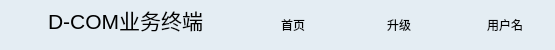
    <widget class="QWidget" name="widget" native="true">
     <property name="sizePolicy">
      <sizepolicy hsizetype="Preferred" vsizetype="Preferred">
       <horstretch>0</horstretch>
       <verstretch>0</verstretch>
      </sizepolicy>
     </property>
     <property name="minimumSize">
      <size>
       <width>0</width>
       <height>50</height>
      </size>
     </property>
     <property name="maximumSize">
      <size>
       <width>16777215</width>
       <height>50</height>
      </size>
     </property>
     <property name="styleSheet">
      <string notr="true">background-color: rgb(228, 237, 243);</string>
     </property>
     <layout class="QHBoxLayout" name="horizontalLayout">
      <property name="leftMargin">
       <number>0</number>
      </property>
      <property name="topMargin">
       <number>0</number>
      </property>
      <property name="rightMargin">
       <number>0</number>
      </property>
      <property name="bottomMargin">
       <number>0</number>
      </property>
      <item>
       <spacer name="horizontalSpacer">
        <property name="orientation">
         <enum>Qt::Horizontal</enum>
        </property>
        <property name="sizeType">
         <enum>QSizePolicy::Fixed</enum>
        </property>
        <property name="sizeHint" stdset="0">
         <size>
          <width>0</width>
          <height>20</height>
         </size>
        </property>
       </spacer>
      </item>
      <item>
       <widget class="QFrame" name="frame_3">
        <property name="minimumSize">
         <size>
          <width>40</width>
          <height>30</height>
         </size>
        </property>
        <property name="maximumSize">
         <size>
          <width>40</width>
          <height>30</height>
         </size>
        </property>
        <property name="styleSheet">
         <string notr="true">border-image: url(:/Image/logo.png);
background-color: transparent;</string>
        </property>
        <property name="frameShape">
         <enum>QFrame::StyledPanel</enum>
        </property>
        <property name="frameShadow">
         <enum>QFrame::Raised</enum>
        </property>
       </widget>
      </item>
      <item>
       <widget class="QLineEdit" name="lineEdit_4">
        <property name="font">
         <font>
          <pointsize>16</pointsize>
         </font>
        </property>
        <property name="styleSheet">
         <string notr="true">background-color: transparent;</string>
        </property>
        <property name="text">
         <string>D-COM业务终端</string>
        </property>
        <property name="frame">
         <bool>false</bool>
        </property>
        <property name="cursorPosition">
         <number>9</number>
        </property>
        <property name="readOnly">
         <bool>true</bool>
        </property>
       </widget>
      </item>
      <item>
       <widget class="QPushButton" name="pushButton_24">
        <property name="styleSheet">
         <string notr="true">border-style: none;
background-color: #e4edf3;
color: black;
width: 100px;
height: 40px;</string>
        </property>
        <property name="text">
         <string>首页</string>
        </property>
        <property name="icon">
         <iconset resource="res.qrc">
          <normaloff>:/Image/homePage.png</normaloff>:/Image/homePage.png</iconset>
        </property>
        <property name="iconSize">
         <size>
          <width>30</width>
          <height>30</height>
         </size>
        </property>
        <property name="autoDefault">
         <bool>false</bool>
        </property>
        <property name="default">
         <bool>false</bool>
        </property>
        <property name="flat">
         <bool>false</bool>
        </property>
       </widget>
      </item>
      <item>
       <widget class="QPushButton" name="pushButton_23">
        <property name="styleSheet">
         <string notr="true">border-style: none;
background-color: #e4edf3;
color: black;
width: 100px;
height: 40px;</string>
        </property>
        <property name="text">
         <string>升级</string>
        </property>
        <property name="icon">
         <iconset resource="res.qrc">
          <normaloff>:/Image/upgrade.png</normaloff>:/Image/upgrade.png</iconset>
        </property>
        <property name="iconSize">
         <size>
          <width>30</width>
          <height>30</height>
         </size>
        </property>
       </widget>
      </item>
      <item>
       <widget class="QPushButton" name="pushButton_22">
        <property name="styleSheet">
         <string notr="true">border-style: none;
background-color: #e4edf3;
color: black;
width: 100px;
height: 40px;</string>
        </property>
        <property name="text">
         <string>用户名</string>
        </property>
        <property name="icon">
         <iconset resource="res.qrc">
          <normaloff>:/Image/user.png</normaloff>:/Image/user.png</iconset>
        </property>
        <property name="iconSize">
         <size>
          <width>30</width>
          <height>30</height>
         </size>
        </property>
       </widget>
      </item>
      <item>
       <spacer name="horizontalSpacer_2">
        <property name="orientation">
         <enum>Qt::Horizontal</enum>
        </property>
        <property name="sizeType">
         <enum>QSizePolicy::Fixed</enum>
        </property>
        <property name="sizeHint" stdset="0">
         <size>
          <width>0</width>
          <height>20</height>
         </size>
        </property>
       </spacer>
      </item>
     </layout>
    </widget>
